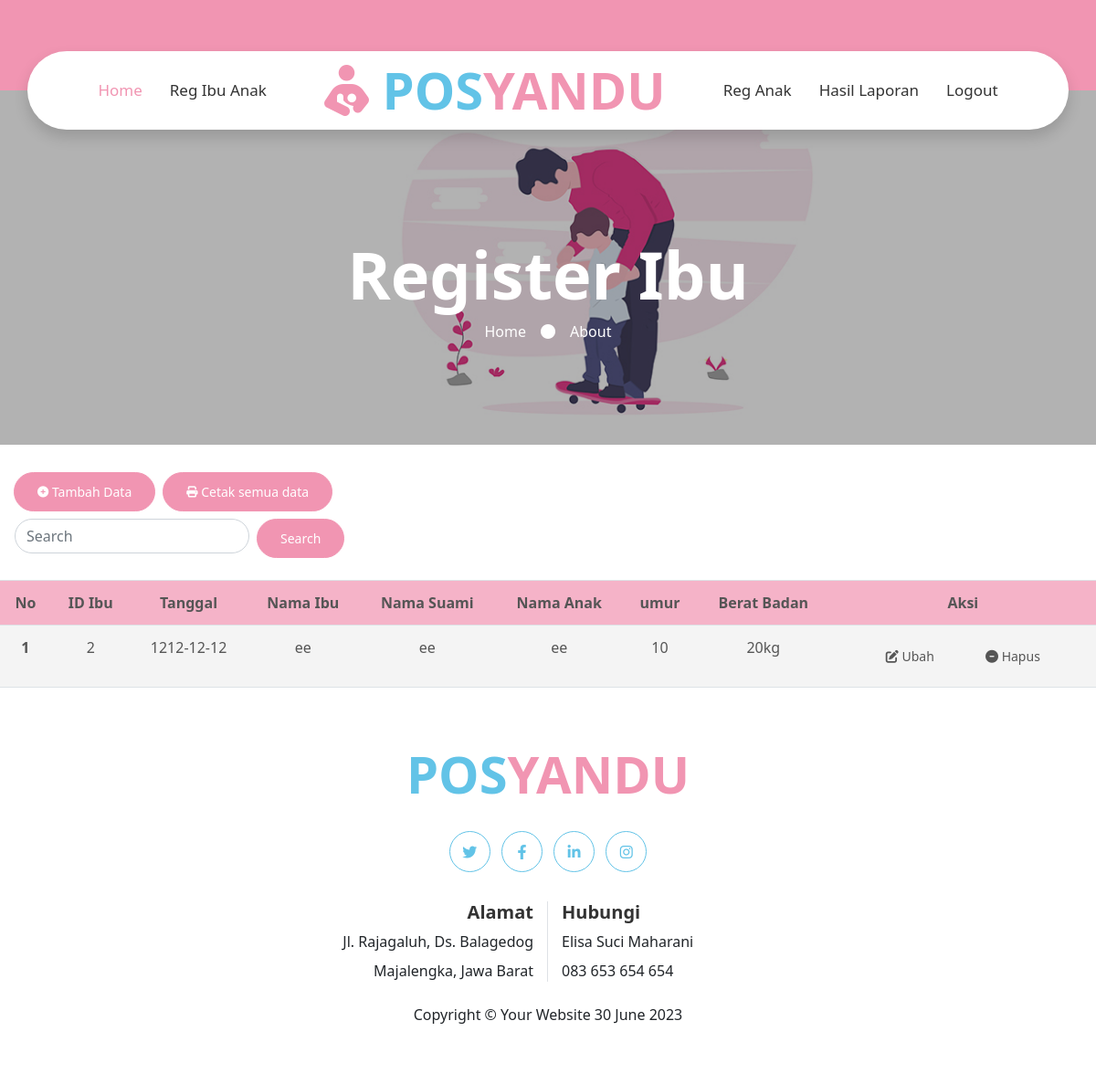
Page /tblibu.php on the committed database.
### tables this page shows
CREATE TABLE `tblibu` (
  `kode` int(11) NOT NULL,
  `tanggal` date NOT NULL,
  `nama_ibu` varchar(30) NOT NULL,
  `nama_ayah` varchar(30) NOT NULL,
  `nama_anak` varchar(30) NOT NULL,
  `umur` varchar(20) NOT NULL,
  `beratbadan` varchar(30) NOT NULL
);

CREATE TABLE `tblbayi` (
  `kode` int(11) NOT NULL,
  `nama_anak` varchar(30) NOT NULL,
  `jeniskelamin` varchar(30) NOT NULL,
  `tanggal_lahir` date NOT NULL,
  `berat_badan` varchar(20) NOT NULL,
  `nama_ayah` varchar(30) NOT NULL,
  `nama_ibu` varchar(30) NOT NULL
);

### koneksi.php (called while the page is built, shortened)
<?php
class database
{
    var $host = "localhost";
    var $username = "root";
    var $password = "";
    var $nama_db = "posyanduu";
    var $koneksi = "";
    function __construct()
    {
        $this->koneksi = mysqli_connect($this->host, $this->username, $this->password, $this->nama_db);
    }
    function data_ibu()
    {
        if (isset($_POST['cari'])) {
            $cari = $_POST['cari'];
            $data_ibu = mysqli_query(
                $this->koneksi,
                "SELECT * FROM tblibu JOIN tblbayi ON tblibu.kode=tblbayi.kode
                where tblibu.kode like '%" . $cari . "%' OR tblbayi.nama_ibu like '%" . $cari . "%'"
            );
            while ($row = mysqli_fetch_array($data_ibu)) {
                $hasil_ibu[] = $row;
            }
            return $hasil_ibu;
        } else {
            $data_ibu = mysqli_query(
                $this->koneksi,
                "SELECT * FROM tblibu JOIN tblbayi ON tblibu.kode=tblbayi.kode;"
            );
            while ($row = mysqli_fetch_array($data_ibu)) {
                $hasil_ibu[] = $row;
            }
            return $hasil_ibu;
        }
    }
}

### tblibu.php (the view, shortened to what this page needs)
<?php
include 'koneksi.php';
$db = new database();
$data_ibu = $db->data_ibu();
?>
<!DOCTYPE html>
<html lang="en">
<head>
    <link href="https://cdnjs.cloudflare.com/ajax/libs/font-awesome/6.1.1/css/all.min.css" rel="stylesheet">
    <link rel="stylesheet" href="https://cdnjs.cloudflare.com/ajax/libs/font-awesome/4.7.0/css/font-awesome.min.css" />
    <link rel="stylesheet" href="https://cdnjs.cloudflare.com/ajax/libs/font-awesome/6.1.1/css/all.min.css">
    <link href="lib/owlcarousel/assets/owl.carousel.min.css" rel="stylesheet">
    <link href="lib/lightbox/css/lightbox.min.css" rel="stylesheet">
    <link href="https://cdn.jsdelivr.net/npm/bootstrap@5.2.0-beta1/dist/css/bootstrap.min.css" rel="stylesheet">
    <link rel="stylesheet" href="css/style.css">
    <link rel="stylesheet" href="css/table.css">
</head>
<body>
    <div class="container-fluid bg-primary py-3 d-none d-md-block">
        <div class="container">
            <div class="row">
                <div class="col-md-6 text-center text-lg-left mb-2 mb-lg-0">
                </div>
                <div class="col-md-6 text-center text-lg-right">
                </div>
            </div>
        </div>
    </div>
    <div class="container-fluid position-relative nav-bar p-0">
        <div class="container-lg position-relative p-0 px-lg-11" style="z-index: 9;">
            <nav class="navbar navbar-expand-lg bg-white navbar-light shadow p-lg-0">
                <div class="collapse navbar-collapse justify-content-between" id="navbarCollapse">
                    <div class="navbar-nav ml-auto py-0">
                        <a href="admin.php" class="nav-item nav-link active">Home</a>
                        <a href="tblibu.php" class="nav-item nav-link">Reg Ibu Anak</a>
                    </div>
                    <a href="admin.php" class="navbar-brand mx-5 d-none d-lg-block">
                        <h1 class="m-0 display-4 text-primary"><i class="fa-solid fa-person-breastfeeding"></i> <span class="text-secondary">POS</span>YANDU</h1>
                    </a>
                    <div class="navbar-nav mr-auto py-0">
                        <a href="tblbayi.php" class="nav-item nav-link">Reg Anak</a>
                        <a href="tbl_laporan.php" class="nav-item nav-link">Hasil Laporan</a>
                        <a href="logout.php" class="nav-item nav-link">Logout</a>
                    </div>
                </div>
            </nav>
        </div>
    </div>
    <div class="jumbotron jumbotron-fluid page-header" style="margin-bottom: 30px;">
        <div class="container text-center py-5">
            <h1 class="text-white display-3 mt-lg-5">Register Ibu</h1>
            <div class="d-inline-flex align-items-center text-white">
                <p class="m-0"><a class="text-white" href="admin.php">Home</a></p>
                <i class="fa fa-circle px-3"></i>
                <p class="m-0">About</p>
            </div>
        </div>
    </div>
    <div class="tol">
        <div class="lol">
            <div class="d-flex container-fluid">
                <div class="me-2">
                    <a class="btn btn-primary btn-sm" href="tambah.php"><i class="fa-solid fa-circle-plus fa-sm"></i> Tambah Data</a>
                </div>
                <div>
                    <div>
                        <a class="btn btn-primary btn-sm" href="dataibuprint.php"><i class="fa-solid fa-print fa-sm"></i> Cetak semua data</a>
                    </div>
                </div>
            </div>
        </div>
    </div>
    <nav class="navbar bg-light">
        <div>
            <form class="d-flex" method="POST" href="tblibu.php">
                <input class="form-control me-2" name="cari" type="search" placeholder="Search" aria-label="Search">
                <button class="btn btn-primary btn-sm" type="submit">Search</button>
            </form>
        </div>
    </nav>
    <table class="table">
        <thead>
            <tr>
                <th scope="col">No</th>
                <th scope="col">ID Ibu</th>
                <th scope="col">Tanggal</th>
                <th scope="col">Nama Ibu</th>
                <th scope="col">Nama Suami</th>
                <th scope="col">Nama Anak</th>
                <th scope="col">umur</th>
                <th scope="col">Berat Badan</th>
                <th scope="col">Aksi</th>
            </tr>
        </thead>
        <tbody>
            <?php
            $no = 1;
            foreach ($data_ibu as $row) {
            ?>
                <tr>
                    <th scope="row"><?= $no++; ?></th>
                    <td><?= $row['kode']; ?></td>
                    <td><?= $row['tanggal']; ?></td>
                    <td><?= $row['nama_ibu']; ?></td>
                    <td><?= $row['nama_ayah']; ?></td>
                    <td><?= $row['nama_anak']; ?></td>
                    <td><?= $row['umur']; ?></td>
                    <td><?= $row['beratbadan']; ?></td>
                    <td><a href="<?php echo "ubahdataibu.php?aksi=update&&id=$row[kode]" ?>" class="btn btn-sm"><i class="fa-solid fa-pen-to-square"></i> Ubah</a>
                        <a href="<?php echo "proses_ibu.php?aksi=delete&&id=$row[kode]"; ?>" class="btn btn-sm" onclick="javascript: return confirm('Apakah yakin ingin menghapus data ini')"> <i class="fa-solid fa-circle-minus"></i> Hapus</a>
                    </td>
                </tr>
            <?php
            }
            ?>
        </tbody>
    </table>
    <div class="bg-light">
        <div class="container text-center py-5">
            <div class="row">
                <div class="col-12 mb-4">
                    <a href="index.html" class="navbar-brand m-0">
                        <h1 class="m-0 mt-n2 display-4 text-primary"><span class="text-secondary">POS</span>YANDU</h1>
                    </a>
                </div>
                <div class="col-12 mb-4">
                    <a class="btn btn-outline-secondary btn-social mr-2" href="#"><i class="fab fa-twitter"></i></a>
                    <a class="btn btn-outline-secondary btn-social mr-2" href="#"><i class="fab fa-facebook-f"></i></a>
                    <a class="btn btn-outline-secondary btn-social mr-2" href="#"><i class="fab fa-linkedin-in"></i></a>
                    <a class="btn btn-outline-secondary btn-social" href="#"><i class="fab fa-instagram"></i></a>
                </div>
                <div class="col-12 mt-2 mb-4">
                    <div class="row">
                        <div class="col-sm-6 text-center text-sm-right border-right mb-3 mb-sm-0">
                            <h5 class="font-weight-bold mb-2">Alamat</h5>
                            <p class="mb-2">Jl. Rajagaluh, Ds. Balagedog</p>
                            <p class="mb-0">Majalengka, Jawa Barat</p>
                        </div>
                        <div class="col-sm-6 text-center text-sm-left">
                            <h5 class="font-weight-bold mb-2">Hubungi</h5>
                            <p class="mb-2">Elisa Suci Maharani</p>
                            <p class="mb-0">083 653 654 654</p>
                        </div>
                    </div>
                </div>
                <div class="col-12">
                    <p>Copyright &copy; Your Website <?php echo date("d F Y"); ?></p>
                </div>
            </div>
        </div>
    </div>
</body>
</html>

### css/table.css (style rules this page uses)
.table { border-collapse: collapse; width: 100%; text-align: center; }
th, td { padding: 10px; }
.table thead { background: #f195b2b5;; }
.table tbody { background: #0000000b;; }

### rows in the picture
tblibu: tblbayi.kode "2", tanggal "1212-12-12", tblbayi.nama_ibu "ee", tblbayi.nama_ayah "ee", tblbayi.nama_anak "ee", umur "10", beratbadan "20kg"
